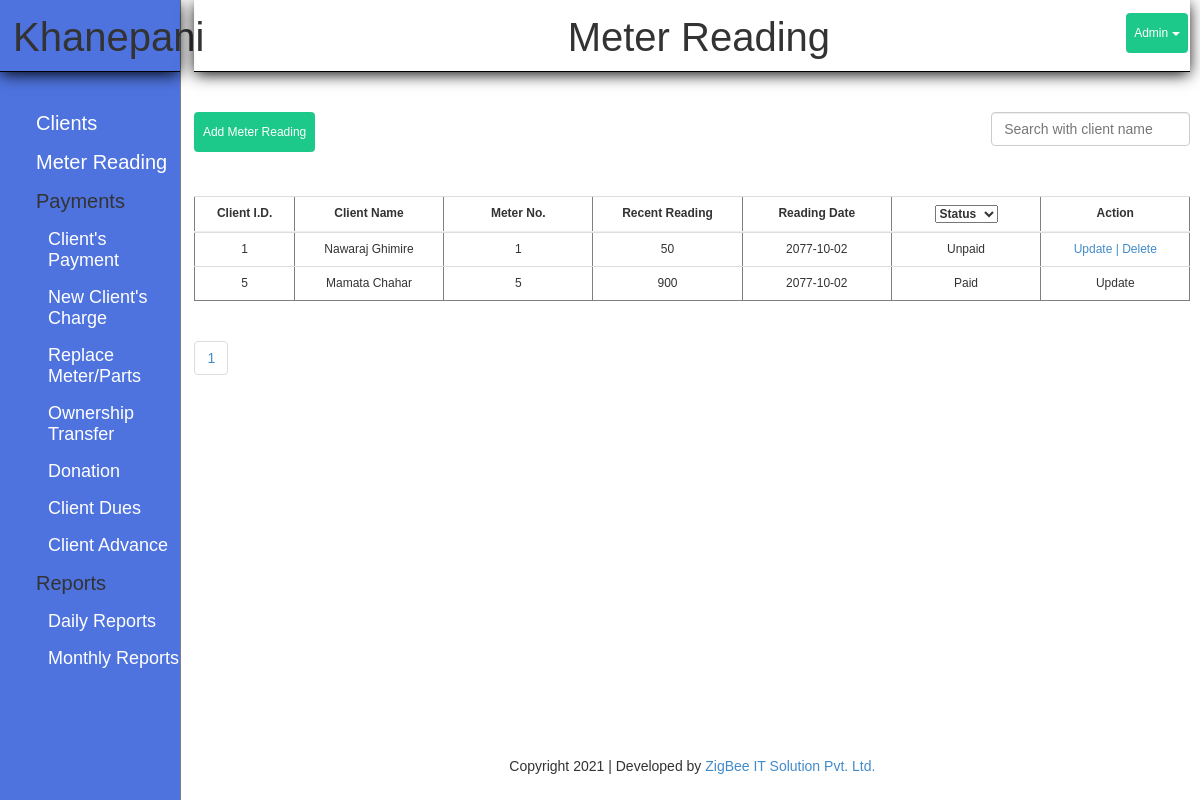
Page /index.php?page=meter&date=2077-10-02 (signed in) on the earlier database version.
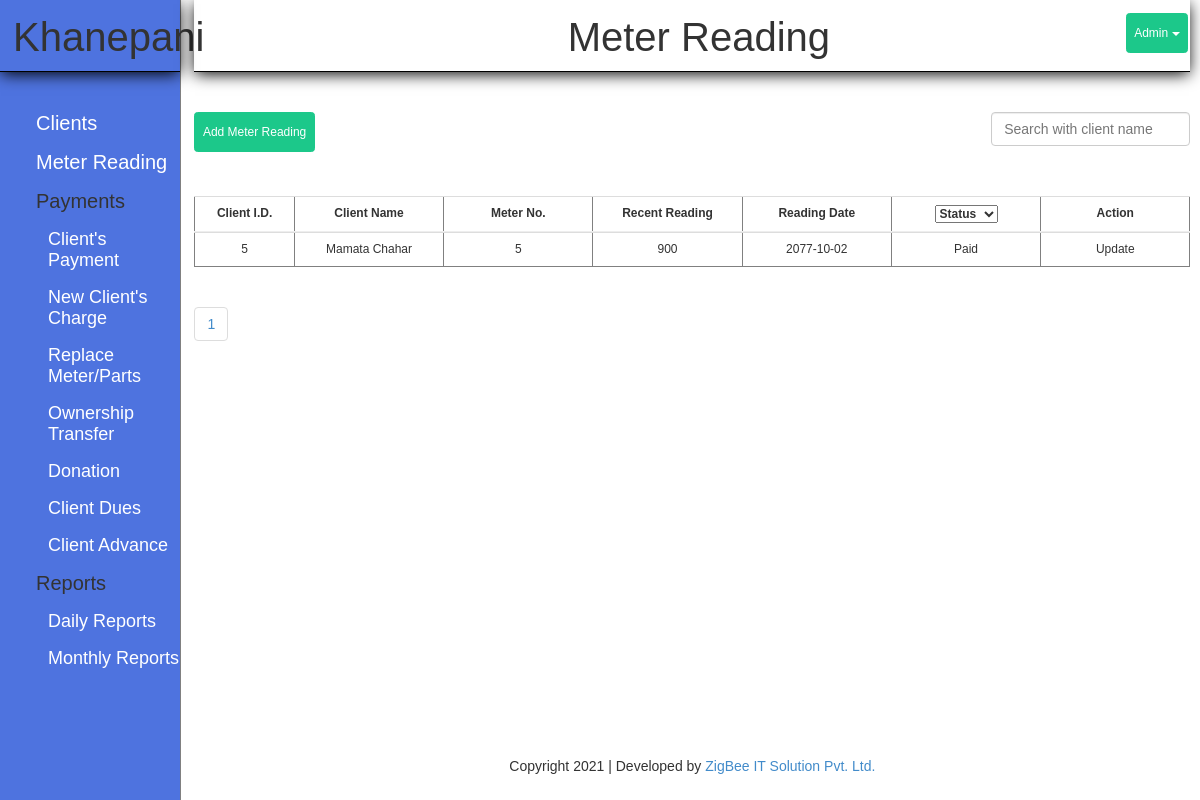
Same page on the later database version.
### tables this page shows
CREATE TABLE `meter` (
  `mid` int(11) NOT NULL,
  `cid` int(11) NOT NULL,
  `reading` varchar(11) NOT NULL,
  `read_date` varchar(10) NOT NULL,
  `status` varchar(10) NOT NULL DEFAULT 'unpaid'
);

CREATE TABLE `client` (
  `id` int(11) NOT NULL,
  `name` varchar(30) NOT NULL,
  `phone` bigint(11) NOT NULL,
  `joinned` date DEFAULT NULL,
  `gharnum` varchar(10) DEFAULT NULL,
  `area` varchar(20) NOT NULL,
  `meter` varchar(15) NOT NULL,
  `address` varchar(20) NOT NULL,
  `father` varchar(30) DEFAULT NULL,
  `mother` varchar(30) DEFAULT NULL,
  `grandfather` varchar(50) DEFAULT NULL,
  `remark` text DEFAULT NULL
);

### modules/meter/function.php (called while the page is built, shortened)
<?php
	class MeterModel{
		function getAll()
		{
			global $con;
			global $pageno;
			if (isset($_GET['pageno'])) {
	            $pageno = $_GET['pageno'];
	        } else {
	            $pageno = 1;
	        }
	        $no_of_records_per_page = 100;
	        $offset = ($pageno-1) * $no_of_records_per_page;
	        $total_pages_sql = "SELECT COUNT(*) FROM meter WHERE read_date='".$_GET['date']."'";
	        $result = mysqli_query($con,$total_pages_sql);
	        $total_rows = mysqli_fetch_array($result)[0];
	        $total_pages = ceil($total_rows / $no_of_records_per_page);
			if (isset($_GET['date'])){
				$date = $_GET['date'];
				$sql = "SELECT meter.*, client.*
					FROM meter
					INNER JOIN client
					ON meter.cid=client.id WHERE read_date='$date' LIMIT $offset, $no_of_records_per_page";
			}else{
				$sql = "SELECT meter.*, client.*
					FROM meter
					INNER JOIN client
					ON meter.cid=client.id LIMIT $offset, $no_of_records_per_page";
			}
			$rs = mysqli_query($con, $sql);
			$final = array();
			while($row = mysqli_fetch_assoc($rs))
			{
				$final[] = $row;
			}
			return $final;
		}
	}
?>

### modules/meter/view.php (the view, shortened to what this page needs)
<h1 class="title">Meter Reading</h1>
<?php
$data = $meter->getAll();
global $total_pages;
?>
<a href="?page=meter_form" class="btn">Add Meter Reading</a>
<?php
	if($_GET['date']!=''){
 ?>
<input type="text" class="form-control search  meter" name="search" id="search" placeholder="Search with client name">
<table border="1" width="100%" class="table first" >
	<tr>
		<th style="width: 10% !important;">Client I.D.</th>
		<th>Client Name</th>
		<th>Meter No.</th>
		<th>Recent Reading</th>
		<th>Reading Date</th>
		<th>
			<select name="status" id="status">
				<option value="">Status</option>
			</select>
		</th>
		<th>Action</th>
	</tr>
</table>
<div  id="result_meter">
	<table border="1" width="100%" class="table second" >
	<?php
	foreach($data as $d)
	{ ?>
		<tr>
			<td  style="width: 10% !important;"> <?php echo $d['cid']; ?> </td>
			<td>
				<?php
					echo $d['name'];
				 ?>
			</td>
			<td> <?php echo $d['meter']; ?> </td>
			<td> <?php echo $d['reading']; ?> </td>
			<td id="read_date"> <?php echo $d['read_date']; ?> </td>
			<td>
				<?php echo $d['status']; ?>
			</td>
			<td>
				<?php if ($d['status']=='paid') {
					echo '<a href="#" onclick="return false;" class="disabled"> Update </a>';
				} else { ?>
					<a href="?page=meter_update&mid=<?php echo $d['mid']; ?>&cid=<?php echo $d['cid']; ?>">
						Update |
					</a>
					<a onclick="return confirm('Do you want to delete?');" href="?page=meter&del_id=<?php echo $d['mid']; ?>">
					Delete
				</a>
				<?php } ?>
			</td>
		</tr>
	<?php
	}
	?>
</div>
    <ul class="pagination">
 		<?php
        	for ($i=1;$i<=$total_pages; $i=$i+1) { ?>
        		<li>
		            <a href="<?php  echo "?page=meter&date=".$_GET['date']."&pageno=".$i;  ?>"><?php echo $i; ?></a>
		        </li>
        <?php	}
         ?>
    </ul>
 <?php
}
?>

Differences in the rows shown:
removed meter: cid "1", cid.name "Nawaraj Ghimire", cid.meter "1", reading "50", read_date "2077-10-02", status "Unpaid"
